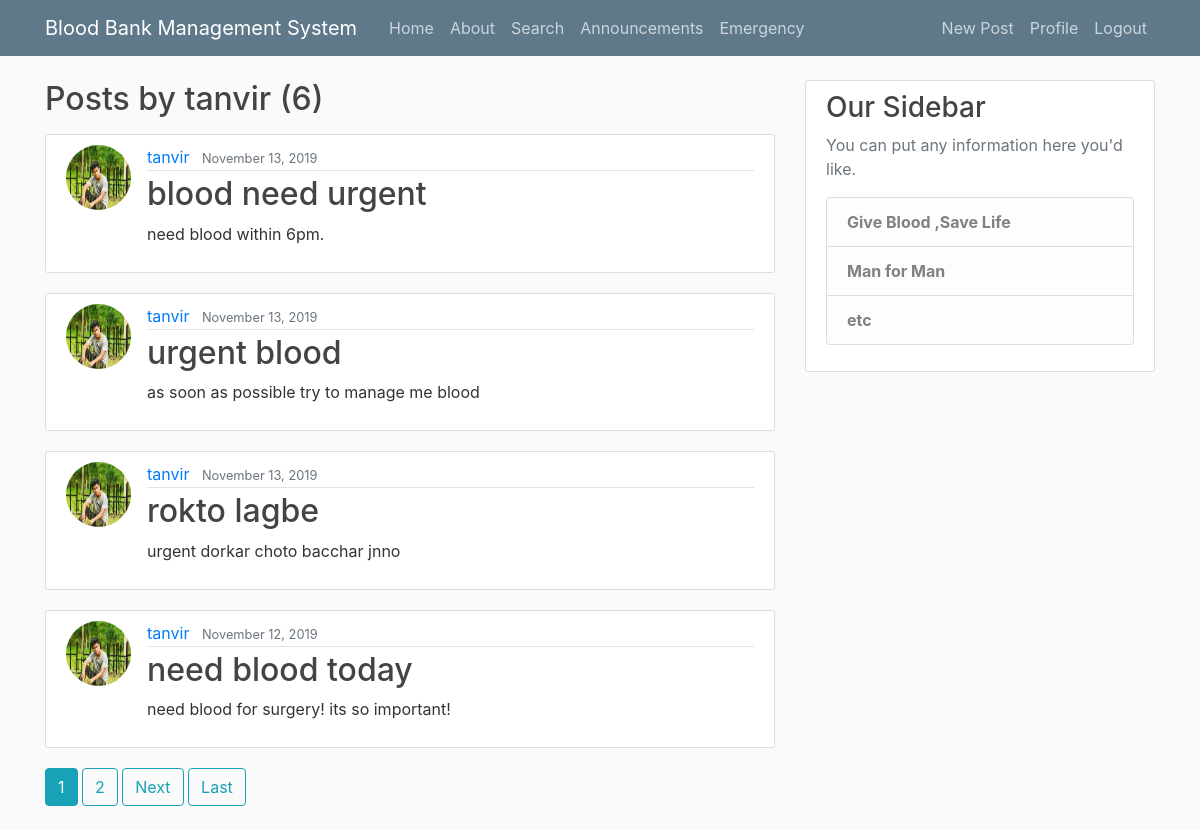
The app's page /user/tanvir (signed in) with its own data.
### blog/models.py (models this page shows, shortened)
class Post(models.Model):
    title = models.CharField(max_length=100)
    blood =  models.CharField(max_length=100, null=False)
    content = models.TextField(null=True)
    address = models.CharField(max_length=50 )
    phone	= models.CharField(max_length=100, null= True)
    medical = models.CharField(max_length=50, default='Now we are in ')
    rigion = models.CharField(max_length=30 , null=True)
    date_posted = models.DateTimeField(default=timezone.now)
    author = models.ForeignKey(User, on_delete=models.CASCADE)

### users/models.py (models this page shows, shortened)
class Profile(models.Model):
	user = models.OneToOneField(User, on_delete=models.CASCADE)
	image = models.ImageField(default='default.jpg',upload_to='profile_pics')

### blog/views.py (the view)
# urls.py: path('user/<str:username>', UserPostListView.as_view(),name='user-posts'),
class UserPostListView(ListView):
    model = Post
    template_name = 'blog/user_posts.html'  # <app>/<model>_<viewtype>.html
    context_object_name = 'posts'
    paginate_by = 4
    def get_queryset(self):
        user = get_object_or_404(User, username=self.kwargs.get('username'))
        return Post.objects.filter(author=user).order_by('-date_posted')

### blog/templates/blog/user_posts.html (shortened to what this page needs)
{% extends "blog/base.html" %}
{% block content %}
	<h2 class="mb-3">Posts by {{ view.kwargs.username }} ({{ page_obj.paginator.count}}) </h2>
	{% for post in posts %}
	<article class="media content-section">
		<img class='rounded-circle article-img' src="{{ post.author.profile.image.url }}">
	  <div class="media-body">
	    <div class="article-metadata">
	      <a class="mr-2" href="{% url 'user-posts' post.author.username %}">{{ post.author }}</a>
	      <small class="text-muted">{{ post.date_posted | date:"F d, Y" }}</small>
	    </div>
		    <h2><a class="article-title" href="{% url 'post-detail' post.id %}">{{ post.title }}</a></h2>
		    <p class="article-content">{{ post.content }}</p>
		  </div>
	</article>
	{% endfor %}
	{% if is_paginated %}
		{% for num in page_obj.paginator.page_range %}
			{% if page_obj.number == num %}
				<a class="btn btn-info mb-4" href="?page={{ num }}">{{ num }}</a>
			{% elif num > page_obj.number|add:'-3' and num < page_obj.number|add:'3' %}
				<a class="btn btn-outline-info mb-4" href="?page={{ num }}">{{ num }}</a>
			{% endif %}
		{% endfor %}
		{% if page_obj.has_next %}
			<a class="btn btn-outline-info mb-4" href="?page={{ page_obj.next_page_number }}">Next</a>
			<a class="btn btn-outline-info mb-4" href="?page={{ page_obj.paginator.num_pages }}">Last</a>
		{% endif %}
	{% endif %}
{% endblock content %}

### blog/static/blog/main.css (style rules this page uses)
body { background: #fafafa; color: #333333; margin-top: 5rem; }
h1, h2, h3, h4, h5, h6 { color: #444444; }
.content-section { background: #ffffff; padding: 10px 20px; border: 1px solid #dddddd; border-radius: 3px; margin-bottom: 20px; }
.article-title { color: #444444; }
.article-content { white-space: pre-line; }
.article-img { height: 65px; width: 65px; margin-right: 16px; }
.article-metadata { padding-bottom: 1px; margin-bottom: 4px; border-bottom: 1px solid #e3e3e3 }

### records on screen
Post: author.profile.image (picture), author "tanvir", date_posted "November 13, 2019", title "blood need urgent", content "need blood within 6pm."
Post: author.profile.image (picture), author "tanvir", date_posted "November 13, 2019", title "urgent blood", content "as soon as possible try to manage me blood"
Post: author.profile.image (picture), author "tanvir", date_posted "November 13, 2019", title "rokto lagbe", content "urgent dorkar choto bacchar jnno"
Post: author.profile.image (picture), author "tanvir", date_posted "November 12, 2019", title "need blood today", content "need blood for surgery! its so important!"

### other values on screen
{{ view.kwargs.username }} "tanvir"
{{ page_obj.paginator.count }} "6"
{{ num }} "1"
{{ num }} "2"
